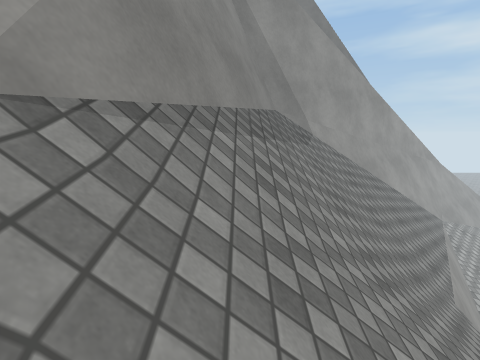
view 1 (above)

24 first-person views from a walk through a scene from a Unity 3-D project. The camera is 1.3 m above the floor, tilts 10° down and sees 85° across. The floor is counted in squares, 1 m on a side. Each view is taken from the middle of a square. On the plan, view 1 faces up. The plan holds only what a view shows up to about 13 squares ahead; the rest is blank. The place goes on beyond the plan. Some animated figures are left out. Surface patterns are stand-ins for the level's own textures.

view 2
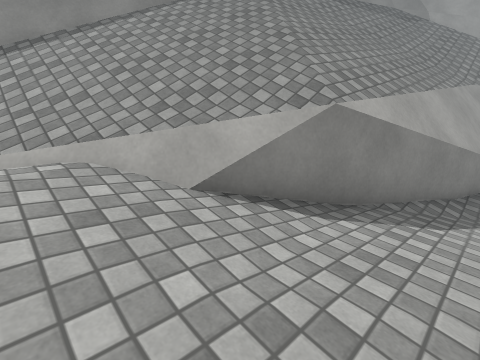

view 3
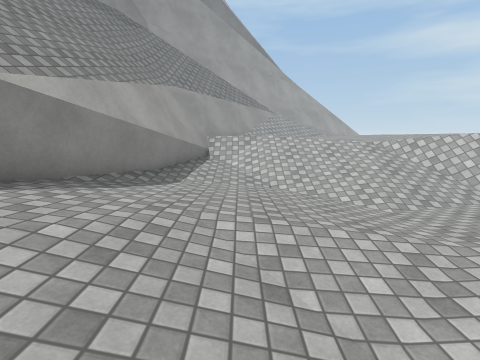

view 4
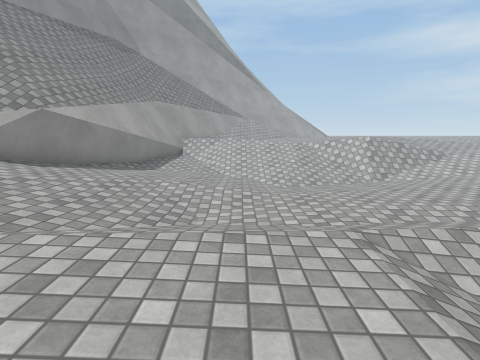

view 5
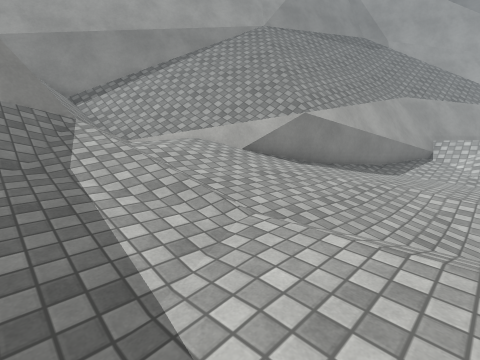

view 6
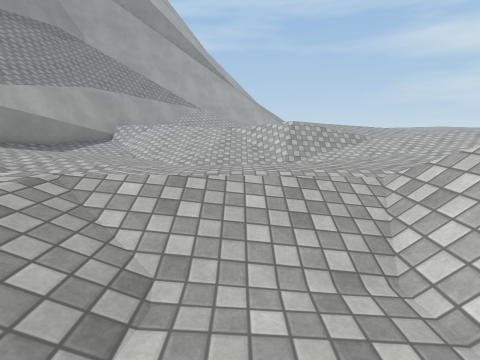

view 7
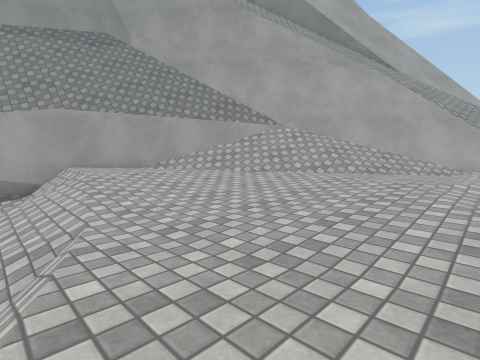

view 8
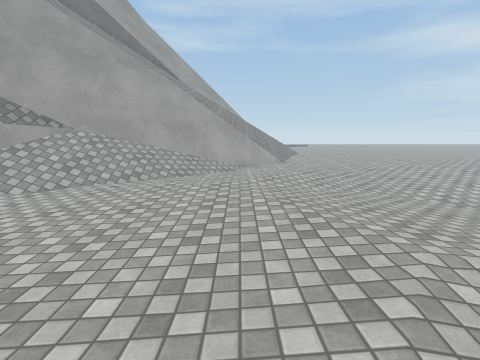

view 9
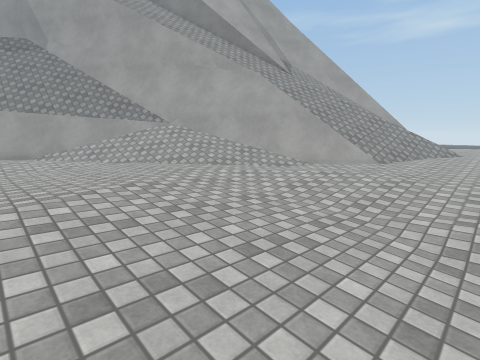

view 10
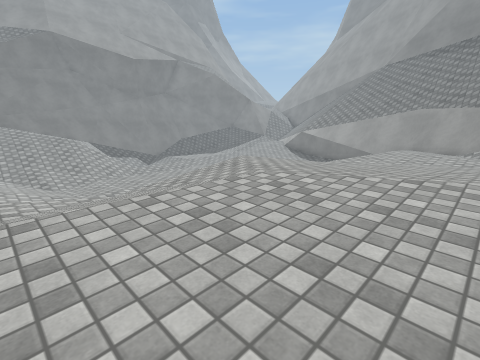

view 11
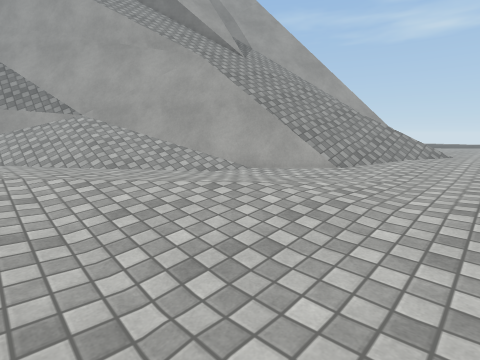

view 12
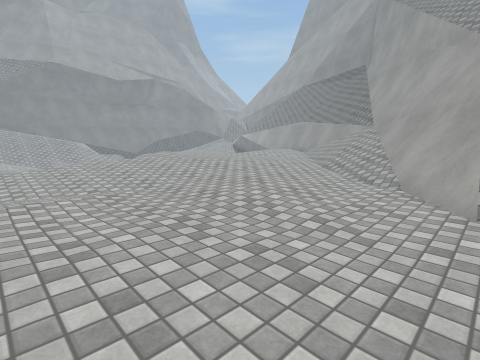

view 13
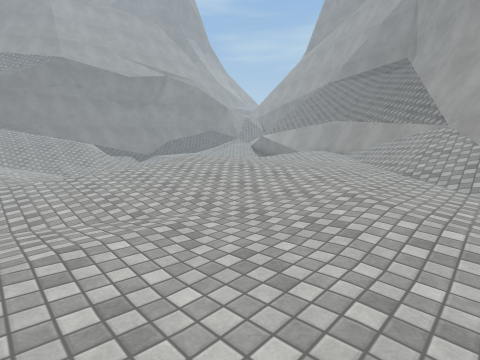

view 14
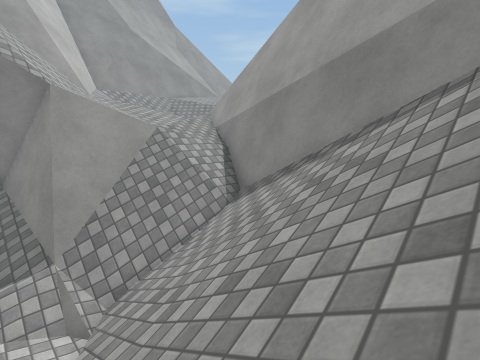

view 15
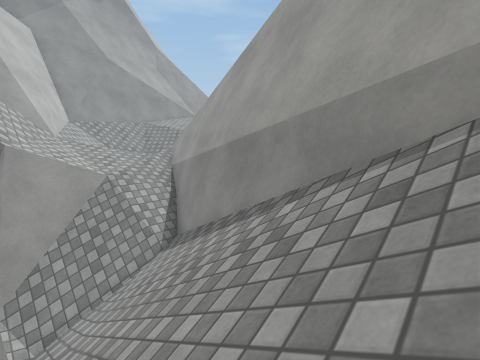

view 16
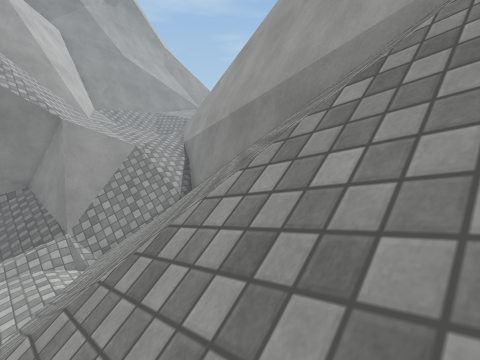

view 17
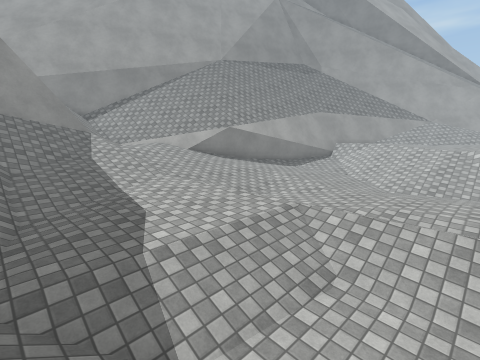

view 18
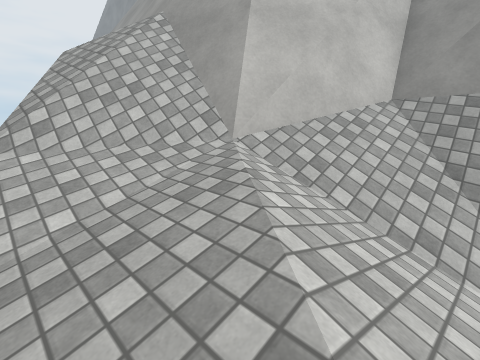

view 19
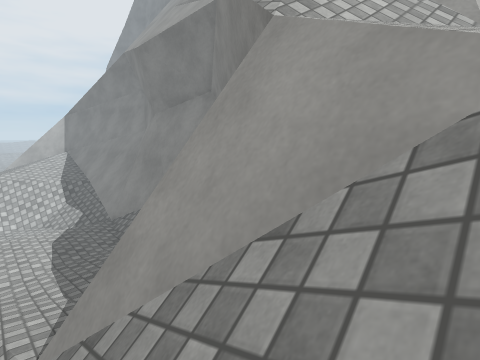

view 20
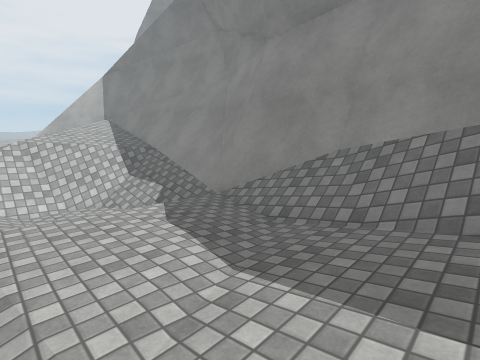

view 21
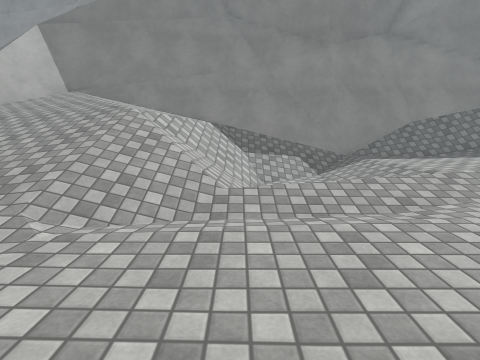

view 22
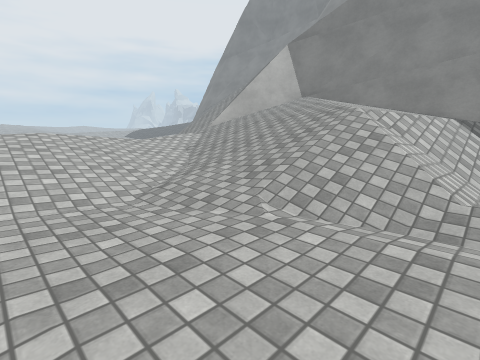

view 23
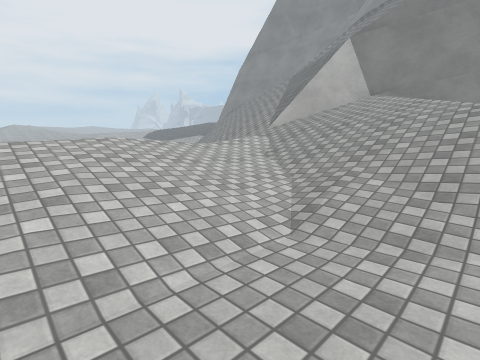

view 24
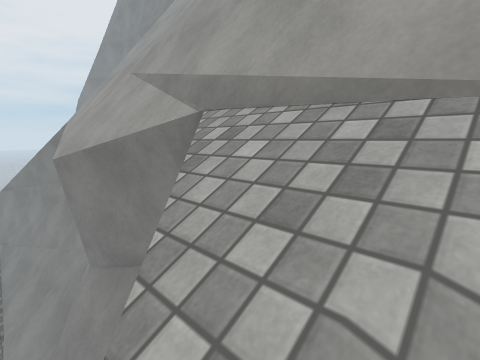

### Floor plan
Key: @ floor where view 1 was taken; # wall or solid block; . main floor; : floor 0.25 m higher than the main floor; - floor 0.5 m lower than the main floor; + floor 0.75 m higher than the main floor; _ floor 0.75 m lower than the main floor; * floor 1.25 m higher than the main floor; < floor 1.25 m lower than the main floor; ( floor 1.75 m lower than the main floor; ! floor 2 m lower than the main floor; / step, stairs or slope; = window, fence, low wall or low ledge; ^ raised ledge; v drop or lower ground; O other object.
Columns run from 6 left of view 1 to 25 right of it. Each row starts with its distance up from view 1.
 18                  ///////v=......
 17                ////vvv##=.......
 16                //vvv###=--......
 15               //vv###=/--.......
 14              /vv##==O/..........
 13            /vv^##/////..........
 12           v=##=#=////.......--..
 11          ###=//=///........---..
 10        v##=///#=//.........-----
  9       v#//////#//..........---__
  8       ##/////#=.............---_
  7       #/////##...............---
  6      ^#/////#=................--
  5      ##////v#///........./....--
  4      #/////v#////////..../------
  3      #/////##</////////.///__--
  2     #=/////##<(////////////___--
  1     #//////#/(((///////////____-
  0     #/@////#<(((((//!(((((/<___
 -1    ^#//////#<<((((((((((((<<___-
 -2    ^#/////#__<<(((((((((((((/__-
 -3    #=/////#___<<((((((((((((///-
 -4    #/////##___<(((((((((((((////
 -5    #/////=/___<((((((((((<<<<<//
 -6   ^#////#./___<((((((((////_/<__
 -7   ^#////../___<<<<<<<<////////__
 -8   #=////../_______//////////////
 -9  ##////=////______//(!//////////
-10  #///=##///-______//(!///://////
-11 ##//==##///-_____<//(////++/////
-12 #///// #////__<<_<//////:+++///=
-13 #///////////////////////:++**//#
-14  //////////==//=#####=====###=#v
-15  //////////#################=#v
-16  ///=##==///v##     ### vvvvv/
-17  ///###########     ##=vvv/

Where each view was taken, in squares from view 1:
view 1: 0 up, 0 right, facing up
view 2: 7 down, 6 right, facing up-left
view 3: 7 down, 8 right, facing up
view 4: 11 down, 10 right, facing up
view 5: 11 down, 9 right, facing up-left
view 6: 11 down, 14 right, facing up
view 7: 3 up, 18 right, facing up-left
view 8: 3 up, 17 right, facing up
view 9: 6 up, 23 right, facing up-left
view 10: 9 up, 23 right, facing down-left
view 11: 10 up, 23 right, facing up-left
view 12: 18 up, 25 right, facing down-left
view 13: 15 up, 25 right, facing down-left
view 14: 3 down, 2 right, facing down-left
view 15: 1 down, 1 right, facing down-left
view 16: 1 up, 3 right, facing down-left
view 17: 13 down, 15 right, facing up-left
view 18: 12 down, 5 left, facing down-right
view 19: 9 down, 2 left, facing down-right
view 20: 8 down, 5 right, facing down-right
view 21: 2 down, 16 right, facing down
view 22: 2 down, 16 right, facing down-right
view 23: 1 down, 19 right, facing down-right
view 24: 14 down, 3 right, facing down-right
